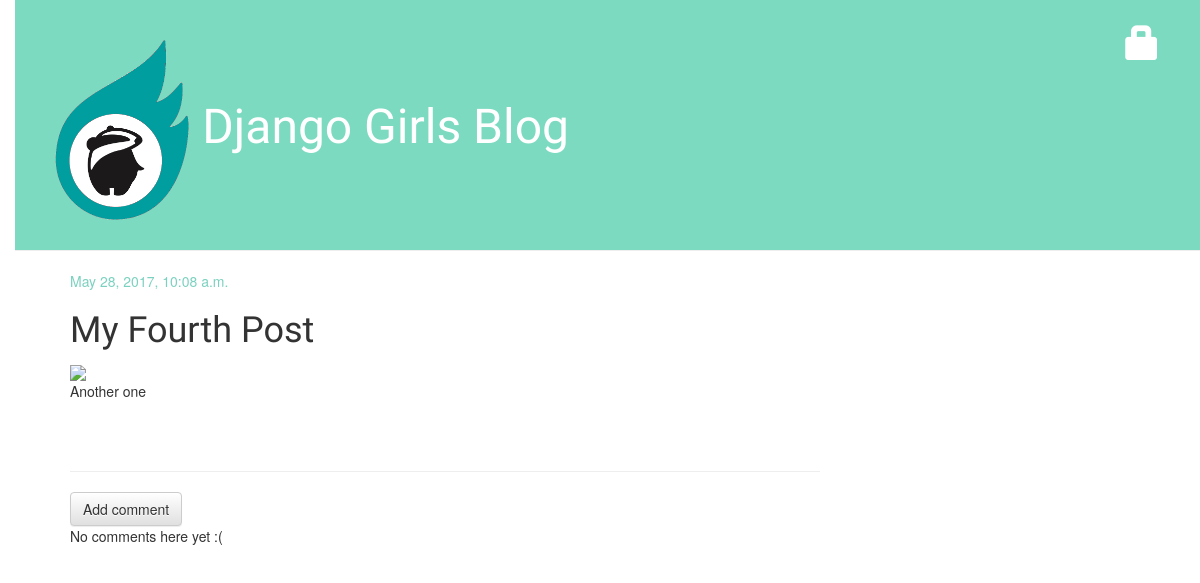
/post/5/, run on the app's committed database.
### blog/models.py (models this page shows, shortened)
class Post(models.Model):
    author = models.ForeignKey('auth.User')
    title = models.CharField(max_length=200)
    text = models.TextField()
    created_date = models.DateTimeField(
            default=timezone.now)
    published_date = models.DateTimeField(
            blank=True, null=True)
    img_url = models.CharField(max_length=200, null=True, blank=True)

### blog/views.py (the view)
# urls.py: url(r'^post/(?P<pk>\d+)/$', views.post_detail, name='post_detail'),
def post_detail(request, pk):
    post = get_object_or_404(Post, pk=pk)
    return render(request, 'blog/post_detail.html', {'post': post})

### blog/templates/blog/post_detail.html (shortened to what this page needs)
{% extends 'blog/base.html' %}
{% block content %}
    <div class="post">
        {% if post.published_date %}
            <div class="date">
                {{ post.published_date }}
            </div>
        {% else %}
            <a class="btn btn-default" href="{% url 'post_publish' pk=post.pk %}">Publish</a>
        {% endif %}
        <h1>{{ post.title }}</h1>
        {% ifnotequal post.img_url '0' %}
            <img src="{{ post.img_url|linebreaksbr }}"></img>
        {% endifnotequal %}
        <p>{{ post.text|linebreaksbr }}</p>
    </div>
    <hr>
    <a class="btn btn-default" href="{% url 'add_comment_to_post' pk=post.pk %}">Add comment</a>
    {% for comment in post.comments.all %}
        {% if user.is_authenticated or comment.approved_comment %}
        <div class="comment">
            <div class="date">
                {{ comment.created_date }}
                {% if not comment.approved_comment %}
                    <a class="btn btn-default" href="{% url 'comment_remove' pk=comment.pk %}"><span class="glyphicon glyphicon-remove"></span></a>
                    <a class="btn btn-default" href="{% url 'comment_approve' pk=comment.pk %}"><span class="glyphicon glyphicon-ok"></span></a>
                {% endif %}
            </div>
            <strong>{{ comment.author }}</strong>
            <p>{{ comment.text|linebreaks }}</p>
        </div>
        {% endif %}
    {% empty %}
        <p>No comments here yet :(</p>
    {% endfor %}
{% endblock %}

### blog/static/css/blog.css (style rules this page uses)
body { padding-left: 15px; }
h1, h2, h3, h4 { font-family: 'Lobster', cursive; }
.date { color: #7bd1bf; }
.post { margin-bottom: 70px; }

### data on the page
Post: published_date "May 28, 2017, 10:08 a.m.", title "My Fourth Post", text "Another one"
